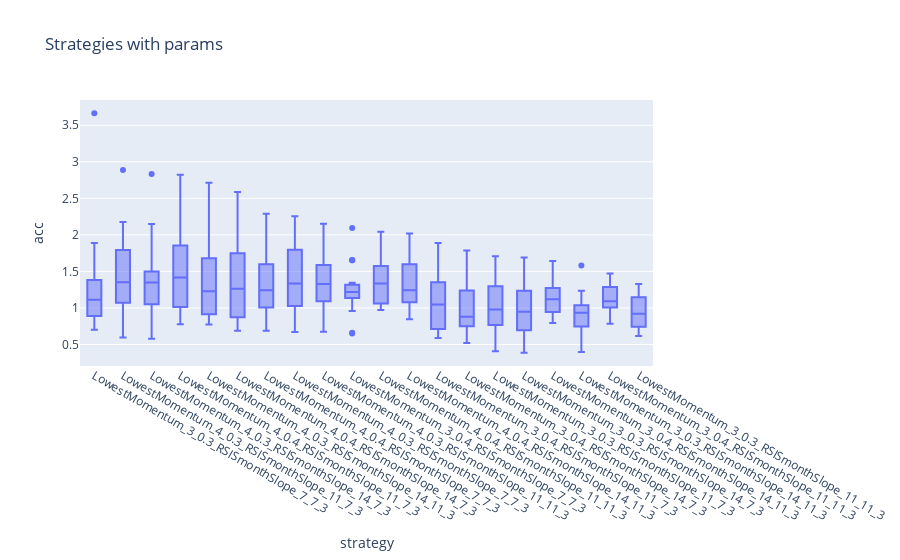
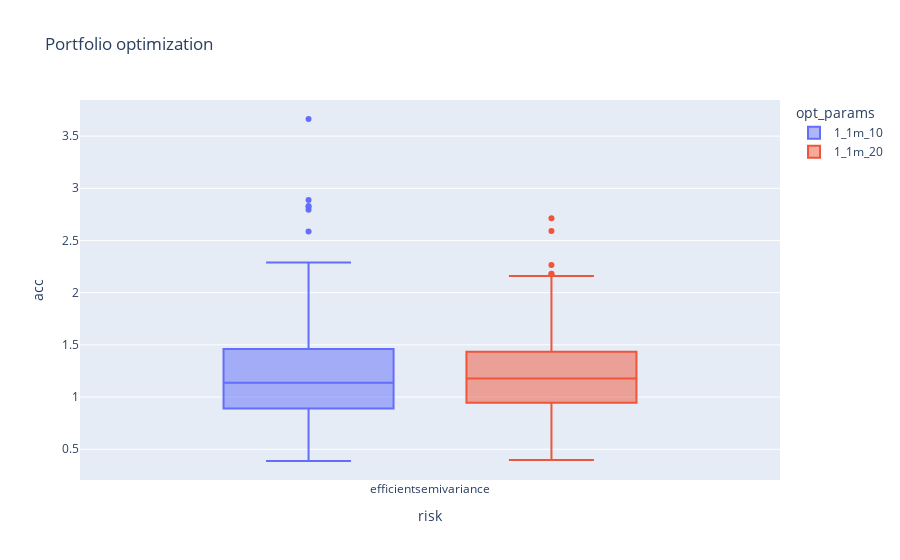
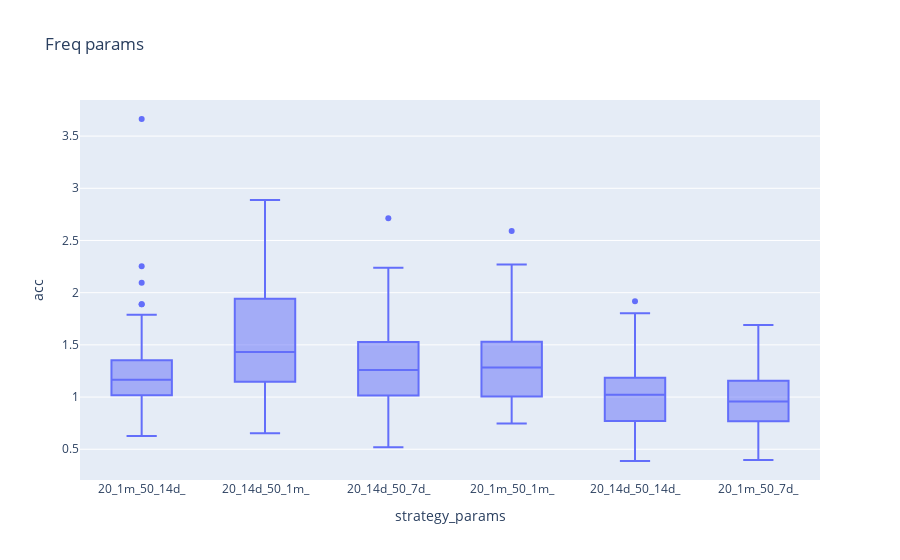

Write notebook code for charts like these, in order.
### Code cell
plots(mr)

### Figure 1 — Plotly figure (JSON) as saved in the notebook; plotly's stock layout.template omitted (floating-point values rounded to 4 significant figures; data arrays with more than 128 entries replaced by an {"elided": "..."} marker saying what was removed)
{"data": [{"alignmentgroup": "True", "hovertemplate": "strategy=%{x}<br>acc=%{y}<extra></extra>", "legendgroup": "", "marker": {"color": "#636efa"}, "name": "", "notched": false, "offsetgroup": "", "orientation": "v", "showlegend": false, "type": "box", "x": {"elided": "480 str values"}, "x0": " ", "xaxis": "x", "y": {"elided": "480 float values"}, "y0": " ", "yaxis": "y"}], "layout": {"boxmode": "group", "legend": {"tracegroupgap": 0}, "title": {"text": "Strategies with params"}, "xaxis": {"anchor": "y", "domain": [0, 1], "title": {"text": "strategy"}}, "yaxis": {"anchor": "x", "domain": [0, 1], "title": {"text": "acc"}}}}

### Figure 2 — Plotly figure (JSON) as saved in the notebook; plotly's stock layout.template omitted (floating-point values rounded to 4 significant figures; data arrays with more than 128 entries replaced by an {"elided": "..."} marker saying what was removed)
{"data": [{"alignmentgroup": "True", "hovertemplate": "opt_params=1_1m_10<br>risk=%{x}<br>acc=%{y}<extra></extra>", "legendgroup": "1_1m_10", "marker": {"color": "#636efa"}, "name": "1_1m_10", "notched": false, "offsetgroup": "1_1m_10", "orientation": "v", "showlegend": true, "type": "box", "x": {"elided": "240 str values"}, "x0": " ", "xaxis": "x", "y": {"elided": "240 float values"}, "y0": " ", "yaxis": "y"}, {"alignmentgroup": "True", "hovertemplate": "opt_params=1_1m_20<br>risk=%{x}<br>acc=%{y}<extra></extra>", "legendgroup": "1_1m_20", "marker": {"color": "#EF553B"}, "name": "1_1m_20", "notched": false, "offsetgroup": "1_1m_20", "orientation": "v", "showlegend": true, "type": "box", "x": {"elided": "240 str values"}, "x0": " ", "xaxis": "x", "y": {"elided": "240 float values"}, "y0": " ", "yaxis": "y"}], "layout": {"boxmode": "group", "legend": {"title": {"text": "opt_params"}, "tracegroupgap": 0}, "title": {"text": "Portfolio optimization"}, "xaxis": {"anchor": "y", "domain": [0, 1], "title": {"text": "risk"}}, "yaxis": {"anchor": "x", "domain": [0, 1], "title": {"text": "acc"}}}}

### Figure 3 — Plotly figure (JSON) as saved in the notebook; plotly's stock layout.template omitted (floating-point values rounded to 4 significant figures; data arrays with more than 128 entries replaced by an {"elided": "..."} marker saying what was removed)
{"data": [{"alignmentgroup": "True", "hovertemplate": "strategy_params=%{x}<br>acc=%{y}<extra></extra>", "legendgroup": "", "marker": {"color": "#636efa"}, "name": "", "notched": false, "offsetgroup": "", "orientation": "v", "showlegend": false, "type": "box", "x": {"elided": "480 str values"}, "x0": " ", "xaxis": "x", "y": {"elided": "480 float values"}, "y0": " ", "yaxis": "y"}], "layout": {"boxmode": "group", "legend": {"tracegroupgap": 0}, "title": {"text": "Freq params"}, "xaxis": {"anchor": "y", "domain": [0, 1], "title": {"text": "strategy_params"}}, "yaxis": {"anchor": "x", "domain": [0, 1], "title": {"text": "acc"}}}}
